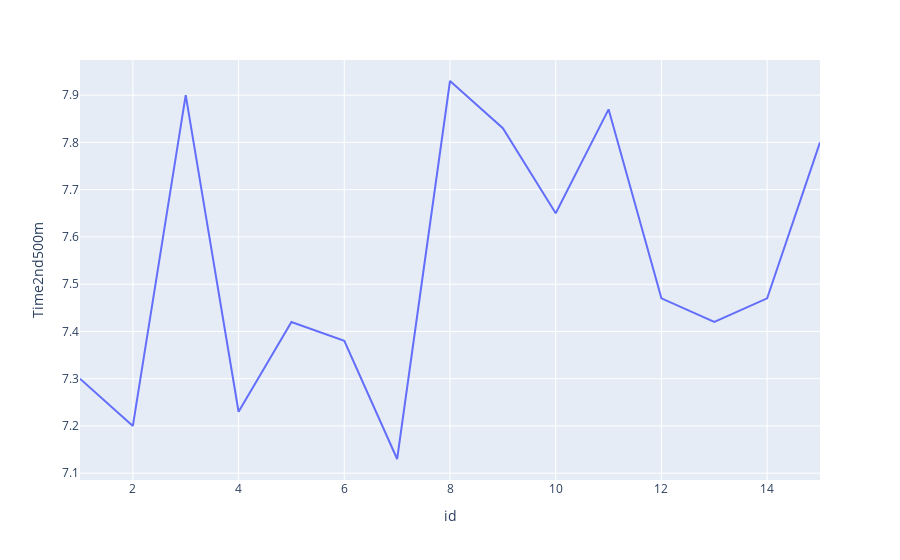

Source (notebook cell):
### Code cell
px.line(df_run, x='id', y='Time2nd500m')

### Figure 1 — Plotly figure (JSON) as saved in the notebook; plotly's stock layout.template omitted (floating-point values rounded to 4 significant figures)
{"data": [{"hovertemplate": "id=%{x}<br>Time2nd500m=%{y}<extra></extra>", "legendgroup": "", "line": {"color": "#636efa", "dash": "solid"}, "mode": "lines", "name": "", "orientation": "v", "showlegend": false, "type": "scatter", "x": [1, 2, 3, 4, 5, 6, 7, 8, 9, 10, 11, 12, 13, 14, 15], "xaxis": "x", "y": [7.3, 7.2, 7.9, 7.23, 7.42, 7.38, 7.13, 7.93, 7.83, 7.65, 7.87, 7.47, 7.42, 7.47, 7.8], "yaxis": "y"}], "layout": {"legend": {"tracegroupgap": 0}, "margin": {"t": 60}, "xaxis": {"anchor": "y", "domain": [0, 1], "title": {"text": "id"}}, "yaxis": {"anchor": "x", "domain": [0, 1], "title": {"text": "Time2nd500m"}}}}
